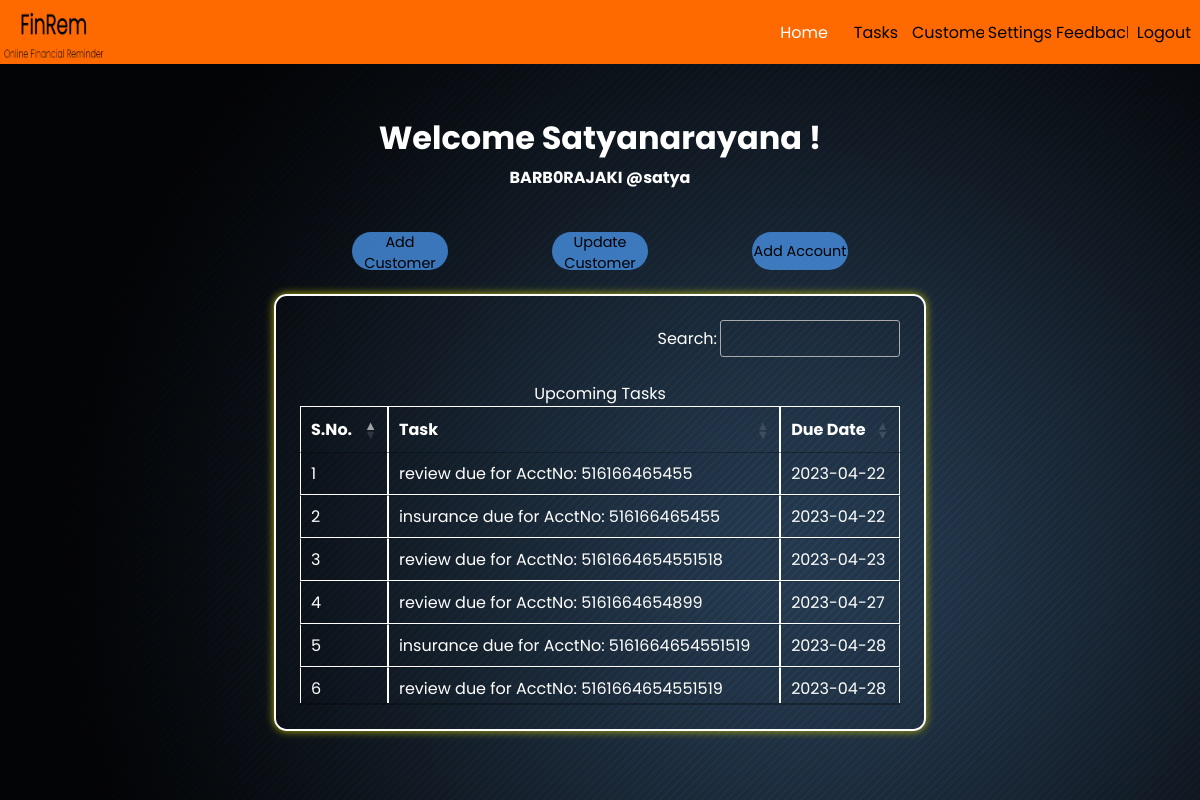
The page /home.php (signed in) on the database its author committed.
### tables this page shows
CREATE TABLE `users` (
  `userid` varchar(20) NOT NULL,
  `branchid` varchar(11) NOT NULL,
  `name` varchar(30) NOT NULL,
  `password` varchar(255) NOT NULL,
  `email` varchar(30) NOT NULL
);

CREATE TABLE `tasks` (
  `bank_id` varchar(20) NOT NULL,
  `cust_id` varchar(20) NOT NULL,
  `loan_acctno` varchar(20) NOT NULL,
  `task_type` varchar(20) NOT NULL,
  `task_date` date NOT NULL
);

### home.php (the view, shortened to what this page needs)
<?php
include 'partials/_session.php';
$user = $_SESSION['userid'];
$sql = "select* from users where userid='$user';";
$result = mysqli_query($conn, $sql);
$details = mysqli_fetch_assoc($result);
$name = $details["name"];
$branchid = $details["branchid"];
?>
<!DOCTYPE html>
<html lang="en">
<head>
    <link rel="stylesheet" href="https://unpkg.com/boxicons@2.1.4/css/boxicons.min.css">
    <link rel="stylesheet" href="https://cdn.datatables.net/1.13.4/css/jquery.dataTables.min.css">
    <link rel="stylesheet" href="styles/home.css">
    <link rel="stylesheet" href="partials/navbar.css">
    <link rel="stylesheet" href="partials/modal.css">
</head>
<body>
    <header>
        <nav>
            <div class="logo">
                <a href="home.php"><img src="images/logo.png" alt="logo"></a>
            </div>
            <ul class="navitems">
                <li><a href="home.php"><button class="current">Home</button></a></li>
                <li><a href="tasks.php"><button>Tasks</button></a></li>
                <li><a href="customers.php"><button>Customers</button></a></li>
                <li><a href="settings.php"><button>Settings</button></a></li>
                <li><a href="feedback.php"><button>Feedback</button></a></li>
                <li><a href="partials/_logout.php"><button>Logout</button></a></li>
            </ul>
        </nav>
    </header>
    <div class="main">
        <div class="innerHeader">
            <div class="title">
                <h1>Welcome
                    <?php echo $name . " !";
                    ?>
                </h1>
                <h4>
                    <?php
                    echo $branchid . " ";
                    echo " @" . $user;
                    ?>
                </h4>
            </div>
        </div>
        <div class="container">
            <div class="buttons">
                <div class="addCust">
                    <button id="myBtn1" class="addBtn">Add Customer</button>
                </div>
                <div class="updateCustomer">
                    <button id="myBtn3" class="addBtn">Update Customer</button>
                </div>
                <div class="addAccount">
                    <button id="myBtn2" class="addBtn">Add Account</button>
                </div>
            </div>
            <div class="tasks">
                <table id="tasksTable" data-page-length="6" class="display">
                    <caption>Upcoming Tasks</caption>
                    <thead>
                        <th>S.No.</th>
                        <th>Task</th>
                        <th>Due Date</th>
                    </thead>
                    <tbody>
                        <?php
                        $sql = "select * from tasks where bank_id='$branchid' order by task_date";
                        $result = mysqli_query($conn, $sql);
                        $sno = 0;
                        while ($data = mysqli_fetch_assoc($result)) {
                            $sno++;
                            $acctNo = $data["loan_acctno"];
                            $taskType = $data["task_type"];
                            $dueDate = $data["task_date"];
                            echo "
                        <tr>
                        <td>$sno</td>
                        <td>$taskType due for AcctNo: $acctNo</td>
                        <td>$dueDate</td>
                        </tr>";
                        }
                        ?>
                    </tbody>
                </table>
            </div>
        </div>
    </div>
</body>
</html>

### styles/home.css (style rules this page uses)
* { color: white; font-family: 'Poppins', sans-serif; }
.innerHeader { height: 20vh; display: flex; flex-direction: column; justify-content: center; align-items: center; }
.title { position: relative; top: 5vh; display: flex; flex-direction: column; height: 10vh; align-items: center; justify-content: space-around; margin-bottom: 10vh; }
.container { height: 70vh; display: flex; flex-direction: column; justify-content: flex-start; align-items: center; }
.addBtn { height: 4.8vh; width: 8vw; border: none; font-size: 1.8vh; color: black; border-radius: 5vh; outline: none; margin: 0 0 2vh 0; cursor: pointer; transition: 0.3s; background: rgba(71, 143, 226, 0.8); }
.buttons { width: 50vw; display: flex; align-items: center; justify-content: space-around; }
.tasks { margin-top: 1vh; padding: 3vh; width: 50vw; border: 2px solid white; border-radius: 1.6vh; box-shadow: 0 0 1vh rgb(176, 176, 7); }
th, td { margin: 0.5vh; padding: 0.7vh; border: 0.1vh solid white; }

### partials/navbar.css (style rules this page uses)
* { margin: 0; padding: 0; font-family: 'Poppins', sans-serif; color-scheme: dark !important; }
nav { background-color: rgb(255, 106, 0); height: 8vh ; width: 100vw; display: flex; align-items: center; justify-content: space-between; }
.logo { height: 8vh !important; width: 9vw !important; display: flex; flex-direction: column-reverse; justify-content: center; align-items: center; background-color: rgb(255, 106, 0); }
.logo a img { display: block; height: 8vh; width: 9vw; }
.navitems { background-color: rgb(255, 106, 0); height: 8vh !important; width: 36vw; display: flex; list-style: none; align-items: center; justify-content: space-around; }
.current { color: white !important; }
.navitems li button { background-color: rgb(255, 106, 0); height: 8vh !important; width: 6vw; border: none; font-size: 2vh; color: black; cursor: pointer; }

### partials/essentials.css (style rules this page uses)
:root { color-scheme: dark; }
.main { display: flex; flex-direction: column; align-items: center; justify-content: center; height: 92vh; background-image: url("../images/bg.png"); }

### rows shown on the page
users: name "Satyanarayana", branchid "BARB0RAJAKI"
tasks: task_type "review", loan_acctno "516166465455", task_date "2023-04-22"
tasks: task_type "insurance", loan_acctno "516166465455", task_date "2023-04-22"
tasks: task_type "review", loan_acctno "5161664654551518", task_date "2023-04-23"
tasks: task_type "review", loan_acctno "5161664654899", task_date "2023-04-27"
tasks: task_type "insurance", loan_acctno "5161664654551519", task_date "2023-04-28"
tasks: task_type "review", loan_acctno "5161664654551519", task_date "2023-04-28"

### other values the page prints
$user "satya"
